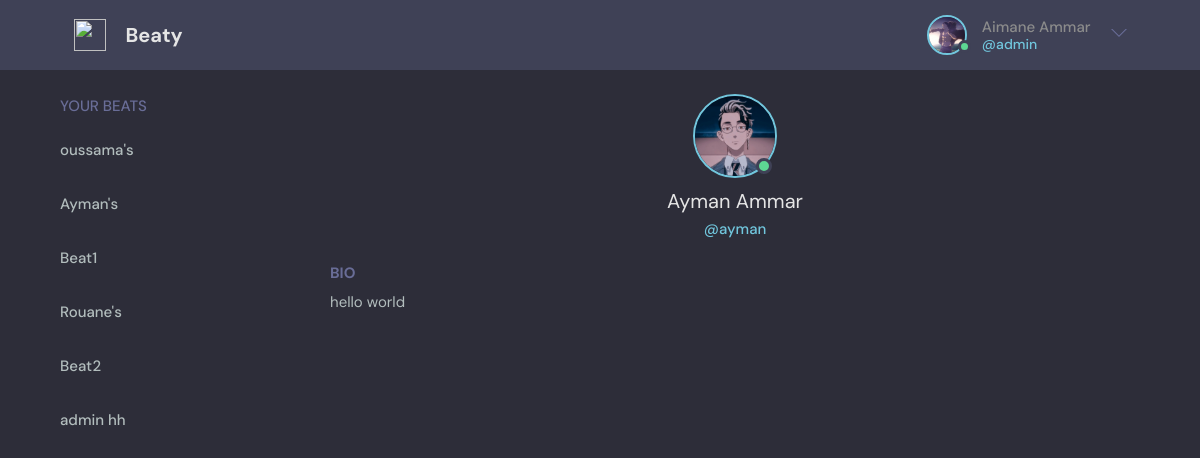
Page /profile/ayman/ (signed in) on the earlier database version.
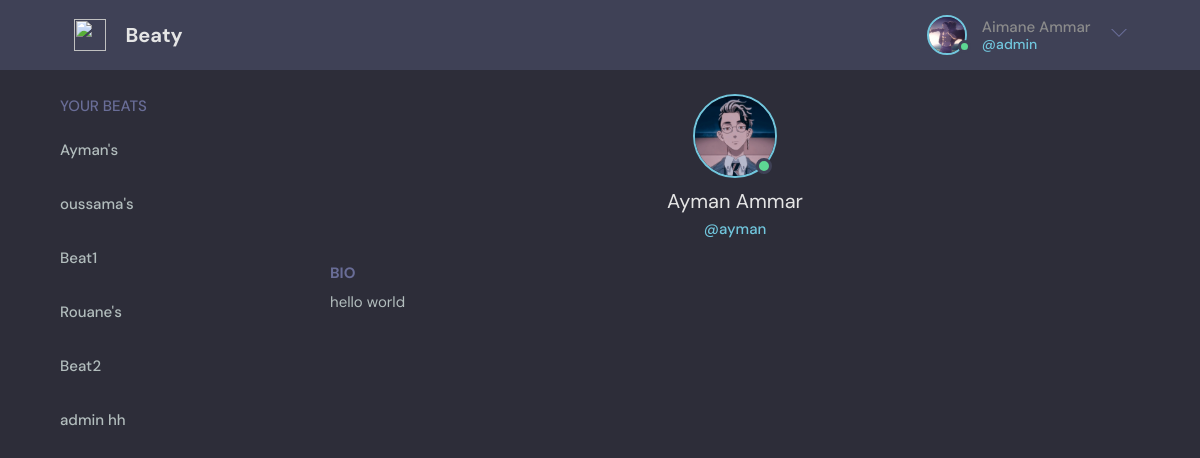
Same page on the later database version.
### base/models.py (models this page shows, shortened)
class Beat(models.Model):
    creater = models.ForeignKey(User, on_delete=models.CASCADE, related_name='creater')
    name = models.CharField(max_length=200)
    description = models.TextField(default="")
    members = models.ManyToManyField(User, blank=True)
    updated = models.DateTimeField(auto_now=True)
    created = models.DateTimeField(auto_now_add=True)
    class Meta:
        ordering = ['-updated']

### base/views.py (the view)
# urls.py: path('profile/<str:un>/', views.profile, name='profile'),
@login_required(login_url='login')
def profile(request, un):
    search = request.GET.get('search') if request.GET.get('search') else ''
    beats = request.user.beat_set.filter(
        Q(name__icontains=search) |
        Q(creater__username__icontains=search) |
        Q(description__icontains=search)
        )
    if len(beats)==0:
        beats=None
    user = User.objects.get(username=un)
    form = EditUser(instance=user)
    if request.method == 'POST':
        form = EditUser(request.POST, request.FILES, instance=user)
        if form.is_valid():
            form.save()
            return redirect('profile',user)
    context = {'beats': beats, 'user': user, 'form':form}
    return render(request, 'base/profile.html', context)

### base/models.py (called while the page is built)
    def __str__(self):
        return self.username

### base/templates/base/profile.html (shortened to what this page needs)
{% extends 'main.html' %}
{% block content %}
{% load static %}
  <main class="profile-page layout layout--3">
    <div class="container">
        {% include 'base/beats-list.html' %}
      <div class="roomList">
        <div class="profile">
          <div class="profile__avatar">
            <div class="avatar avatar--large active">
              {% if not user.profile_img %}
                  <img src="{% static 'images/avatar.svg' %}" alt="avatar">
              {% else %}
                  <img src="{{user.profile_img.url}}" alt="avatar">
              {% endif %}
            </div>
          </div>
          <div class="profile__info">
            <h3>{{user.first_name}}  {{user.last_name}}</h3>
            <p>@{{user}}</p>
          </div>
          {% if user.bio != '' %}
          <div class="profile__about">
            <h3>Bio</h3>
            <p>
              {{user.bio}}
            </p>
          </div>
          {% endif %}
        </div>
      </div>
    </div>
  </main>
{% endblock %}

### base/templates/base/beats-list.html
<div class="topics">
    <div class="topics__header">
        <h2>Your Beats</h2>
    </div>
    {% if beats %}
    <ul class="topics__list">
        {% for beat in beats %}
        <li>
        <a href="{% url 'beat' beat.id %}">{{beat.name}}</a>
        </li>
        {% endfor %}
    </ul>
    {% else %}
	<div>
		<i>No beats..</i>
	</div>
    {% endif %}
</div>

Differences in the rows shown:
changed Beat "Ayman's": moves up the list
